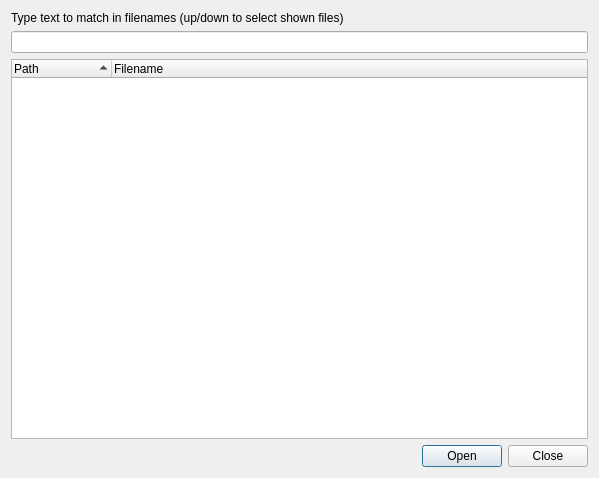
<?xml version="1.0" encoding="UTF-8"?>
<ui version="4.0">
 <class>QuickFindFile</class>
 <widget class="QWidget" name="QuickFindFile">
  <property name="geometry">
   <rect>
    <x>0</x>
    <y>0</y>
    <width>599</width>
    <height>478</height>
   </rect>
  </property>
  <property name="windowTitle">
   <string>Search Project File</string>
  </property>
  <layout class="QVBoxLayout" name="verticalLayout">
   <item>
    <widget class="QLabel" name="textLabel1">
     <property name="text">
      <string>Type text to match in filenames (up/down to select shown files)</string>
     </property>
    </widget>
   </item>
   <item>
    <widget class="QLineEdit" name="fileNameEdit">
     <property name="sizePolicy">
      <sizepolicy hsizetype="Expanding" vsizetype="Fixed">
       <horstretch>9</horstretch>
       <verstretch>0</verstretch>
      </sizepolicy>
     </property>
     <property name="toolTip">
      <string>Enter search strings separated by a blank</string>
     </property>
    </widget>
   </item>
   <item>
    <widget class="QTreeWidget" name="fileList">
     <property name="rootIsDecorated">
      <bool>false</bool>
     </property>
     <property name="sortingEnabled">
      <bool>true</bool>
     </property>
     <column>
      <property name="text">
       <string>Path</string>
      </property>
     </column>
     <column>
      <property name="text">
       <string>Filename</string>
      </property>
     </column>
    </widget>
   </item>
   <item>
    <widget class="QDialogButtonBox" name="buttonBox">
     <property name="orientation">
      <enum>Qt::Horizontal</enum>
     </property>
     <property name="standardButtons">
      <set>QDialogButtonBox::Close|QDialogButtonBox::Open</set>
     </property>
    </widget>
   </item>
  </layout>
 </widget>
 <tabstops>
  <tabstop>fileNameEdit</tabstop>
  <tabstop>fileList</tabstop>
 </tabstops>
 <resources/>
 <connections>
  <connection>
   <sender>buttonBox</sender>
   <signal>rejected()</signal>
   <receiver>QuickFindFile</receiver>
   <slot>close()</slot>
   <hints>
    <hint type="sourcelabel">
     <x>40</x>
     <y>458</y>
    </hint>
    <hint type="destinationlabel">
     <x>41</x>
     <y>477</y>
    </hint>
   </hints>
  </connection>
 </connections>
</ui>
